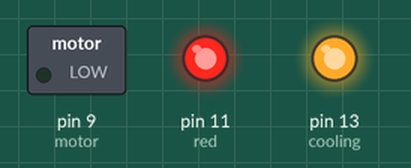
Recording of a sketch running on a simulated Arduino Uno, built with avr-gcc and run on an emulated ATmega328P. On the bench: switched loads named in the sketch (green lamp = pin HIGH), output pins drawn as LEDs (lit = HIGH).

Above: at 0.05 s.
At 7.95 s:
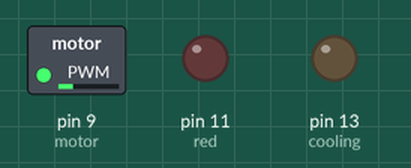
Timing chart, 0 to 9.2 s (numbered marks = the images above):
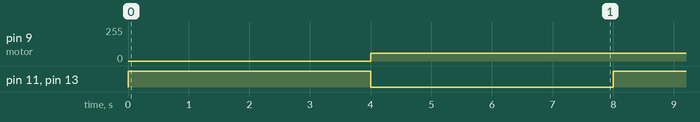

The sketch:

testAll.ino
```cpp
const int red = 11;
const int motor = 9;
const int cooling = 13;
const int interuptButton = 7;
int pinArray[] = {11, 10, 13, 7};

void setup() {
  // put your setup code here, to run once:
  pinMode(cooling, OUTPUT);
  pinMode(red, OUTPUT);
  pinMode(motor, OUTPUT);
  digitalWrite(cooling, LOW);
}

void loop() {
  // put your main code here, to run repeatedly:
  analogWrite(red, 255);
  //analogWrite(motor, 168);
  digitalWrite(cooling, HIGH);
  delay(4000);

  analogWrite(red, 0);
  analogWrite(motor, 60);
  digitalWrite(cooling, LOW);
  delay(4000);
}
```

Measured:
- by itself, pin 9 (motor): 0/255 → 60/255 at 4.0 s
- by itself, pin 11 (red), pin 13 (cooling): alternates HIGH for 4.0 s and LOW for 4.0 s
